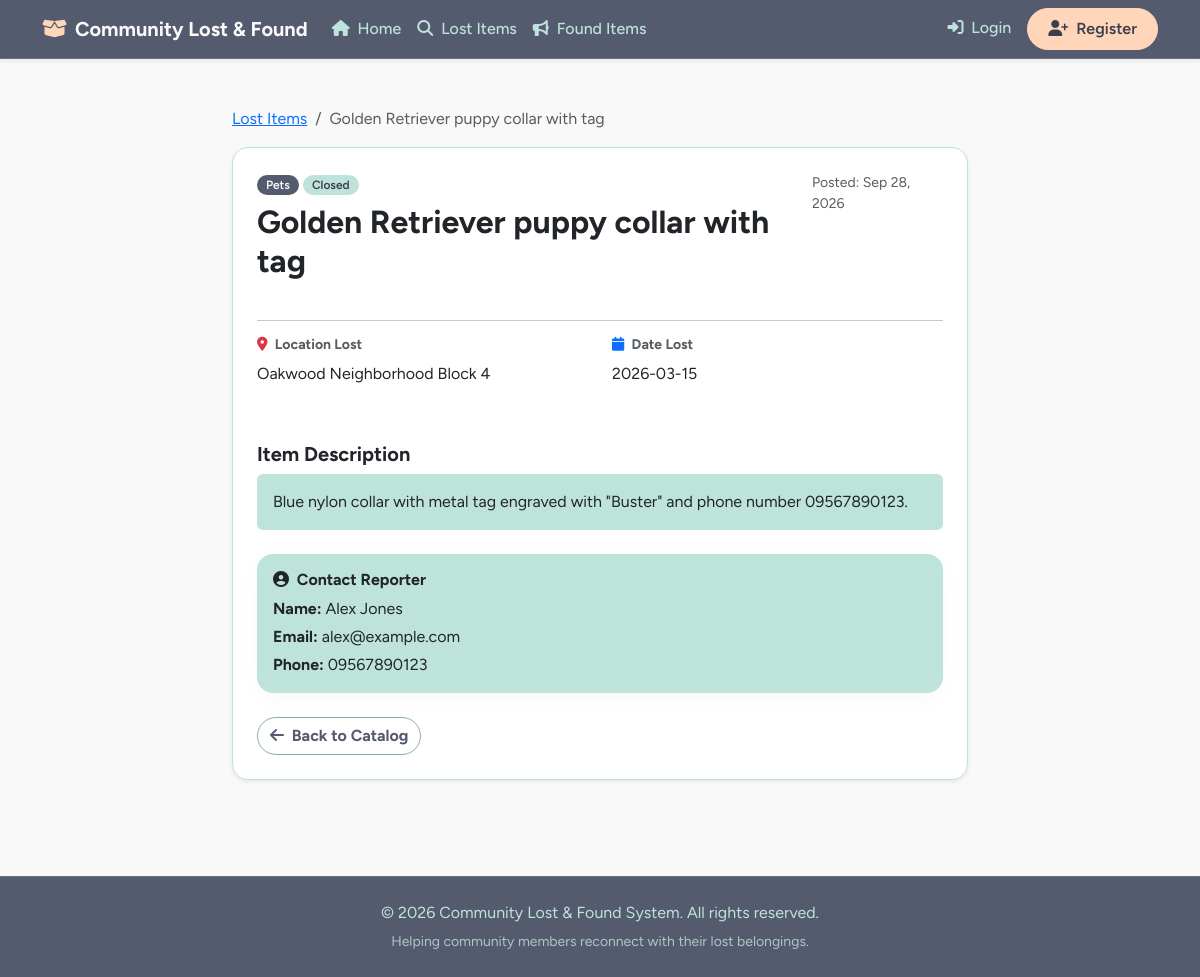
Page /lost_detail.php?id=3 on the committed database.
### tables this page shows
CREATE TABLE `items` (
  `item_id` INT AUTO_INCREMENT PRIMARY KEY,
  `user_id` INT NOT NULL,
  `status_id` INT NOT NULL DEFAULT 1,
  `item_type` ENUM('Lost', 'Found') NOT NULL,
  `category_id` INT NOT NULL,
  `title` VARCHAR(150) NOT NULL,
  `description` TEXT NOT NULL,
  `location` VARCHAR(150) NOT NULL,
  `event_date` DATE NOT NULL,
  `created_at` TIMESTAMP DEFAULT CURRENT_TIMESTAMP,
  `updated_at` TIMESTAMP DEFAULT CURRENT_TIMESTAMP ON UPDATE CURRENT_TIMESTAMP,
  CONSTRAINT `fk_item_user` FOREIGN KEY (`user_id`) REFERENCES `users` (`user_id`) ON DELETE CASCADE,
  CONSTRAINT `fk_item_status` FOREIGN KEY (`status_id`) REFERENCES `i_status` (`status_id`) ON DELETE RESTRICT,
  CONSTRAINT `fk_item_category` FOREIGN KEY (`category_id`) REFERENCES `categories` (`category_id`) ON DELETE RESTRICT,
  INDEX `idx_item_type` (`item_type`)
);

CREATE TABLE `categories` (
  `category_id` INT AUTO_INCREMENT PRIMARY KEY,
  `category` VARCHAR(50) NOT NULL UNIQUE
);

CREATE TABLE `i_status` (
  `status_id` INT AUTO_INCREMENT PRIMARY KEY,
  `status` VARCHAR(30) NOT NULL UNIQUE
);

CREATE TABLE `users` (
  `user_id` INT AUTO_INCREMENT PRIMARY KEY,
  `role_id` INT NOT NULL,
  `username` VARCHAR(50) NOT NULL UNIQUE,
  `email` VARCHAR(100) NOT NULL UNIQUE,
  `passwordhash` VARCHAR(255) NOT NULL,
  `firstname` VARCHAR(50) NOT NULL,
  `lastname` VARCHAR(50) NOT NULL,
  `phone` VARCHAR(20) DEFAULT NULL,
  `created_at` TIMESTAMP DEFAULT CURRENT_TIMESTAMP,
  CONSTRAINT `fk_user_role` FOREIGN KEY (`role_id`) REFERENCES `roles` (`role_id`) ON DELETE RESTRICT
);

### lost_detail.php (the view, shortened to what this page needs)
<?php
require_once 'db.php';
$id = intval($_GET['id'] ?? 0);
$stmt = $pdo->prepare("SELECT i.*, CONCAT(u.firstname, ' ', u.lastname) AS full_name, u.email, u.phone, c.category, s.status
                       FROM items i
                       JOIN users u ON i.user_id = u.user_id
                       JOIN categories c ON i.category_id = c.category_id
                       JOIN i_status s ON i.status_id = s.status_id
                       WHERE i.item_id = ? AND i.item_type = 'Lost'");
$stmt->execute([$id]);
$item = $stmt->fetch();
include 'header.php';
?>
<div class="container my-5">
    <div class="row justify-content-center">
        <div class="col-md-8">
            <nav aria-label="breadcrumb" class="mb-3">
                <ol class="breadcrumb">
                    <li class="breadcrumb-item"><a href="lost_items.php">Lost Items</a></li>
                    <li class="breadcrumb-item active" aria-current="page"><?php echo htmlspecialchars($item['title']); ?></li>
                </ol>
            </nav>
            <div class="card shadow-sm p-4">
                <div class="d-flex justify-content-between align-items-start mb-3">
                    <div>
                        <span class="badge bg-danger mb-2"><?php echo htmlspecialchars($item['category']); ?></span>
                        <span class="badge bg-secondary mb-2"><?php echo htmlspecialchars($item['status']); ?></span>
                        <h2 class="fw-bold"><?php echo htmlspecialchars($item['title']); ?></h2>
                    </div>
                    <span class="text-muted small">Posted: <?php echo date('M d, Y', strtotime($item['created_at'])); ?></span>
                </div>
                <hr>
                <div class="row mb-4">
                    <div class="col-md-6 mb-3">
                        <h6 class="text-muted fw-bold small uppercase"><i class="fa-solid fa-map-marker-alt text-danger me-1"></i> Location Lost</h6>
                        <p class="fs-6"><?php echo htmlspecialchars($item['location']); ?></p>
                    </div>
                    <div class="col-md-6 mb-3">
                        <h6 class="text-muted fw-bold small uppercase"><i class="fa-solid fa-calendar text-primary me-1"></i> Date Lost</h6>
                        <p class="fs-6"><?php echo htmlspecialchars($item['event_date']); ?></p>
                    </div>
                </div>
                <div class="mb-4">
                    <h5 class="fw-bold mb-2">Item Description</h5>
                    <div class="p-3 bg-light rounded">
                        <p class="mb-0"><?php echo nl2br(htmlspecialchars($item['description'])); ?></p>
                    </div>
                </div>
                <div class="card bg-light border-0 p-3 mb-4">
                    <h6 class="fw-bold mb-2"><i class="fa-solid fa-user-circle me-1"></i> Contact Reporter</h6>
                    <p class="mb-1"><strong>Name:</strong> <?php echo htmlspecialchars($item['full_name']); ?></p>
                    <p class="mb-1"><strong>Email:</strong> <?php echo htmlspecialchars($item['email']); ?></p>
                    <p class="mb-0"><strong>Phone:</strong> <?php echo htmlspecialchars($item['phone'] ?? 'Not provided'); ?></p>
                </div>
                <div class="d-flex justify-content-between">
                    <a href="lost_items.php" class="btn btn-outline-secondary fw-bold"><i class="fa-solid fa-arrow-left me-1"></i> Back to Catalog</a>
                </div>
            </div>
        </div>
    </div>
</div>
<?php include 'footer.php'; ?>

### header.php (style rules this page uses)
:root { --blue-slate: #555b6eff; --muted-teal: #89b0aeff; --frozen-water: #bee3dbff; --bright-snow: #faf9f9ff; --peach-fuzz: #ffd6baff; --ink: #3b3f4d; }
body { background-color: var(--bright-snow); color: var(--blue-slate); font-family: 'Figtree', system-ui, -apple-system, 'Segoe UI', sans-serif; display: flex; flex-direction: column; min-height: 100vh; }
.btn-outline-secondary, .btn-outline-success { border-color: var(--muted-teal); color: var(--blue-slate); font-weight: 600; border-radius: 999px; }
.card { border: 1px solid var(--frozen-water); border-radius: 16px; background-color: #ffffff; box-shadow: 0 4px 20px rgba(85, 91, 110, 0.04); transition: transform 0.2s ease, box-shadow 0.2s ease; }
.bg-light { background-color: var(--frozen-water) !important; border-radius: 16px; }
.badge { font-weight: 600; padding: .35em .75em; border-radius: 999px; }
.bg-danger { background-color: var(--blue-slate) !important; color: var(--bright-snow); }
.bg-secondary { background-color: var(--frozen-water) !important; color: var(--ink) !important; }

### rows in the picture
items: title "Golden Retriever puppy collar with tag", category.category "Pets", status.status "Closed", created_at "Sep 28, 2026", location "Oakwood Neighborhood Block 4", event_date "2026-03-15", description "Blue nylon collar with metal tag engraved with \"Buster\" and phone number 09567890123.", user.email "alex@example.com", user.phone "09567890123"

### other values in the picture
$item['full_name'] "Alex Jones"
